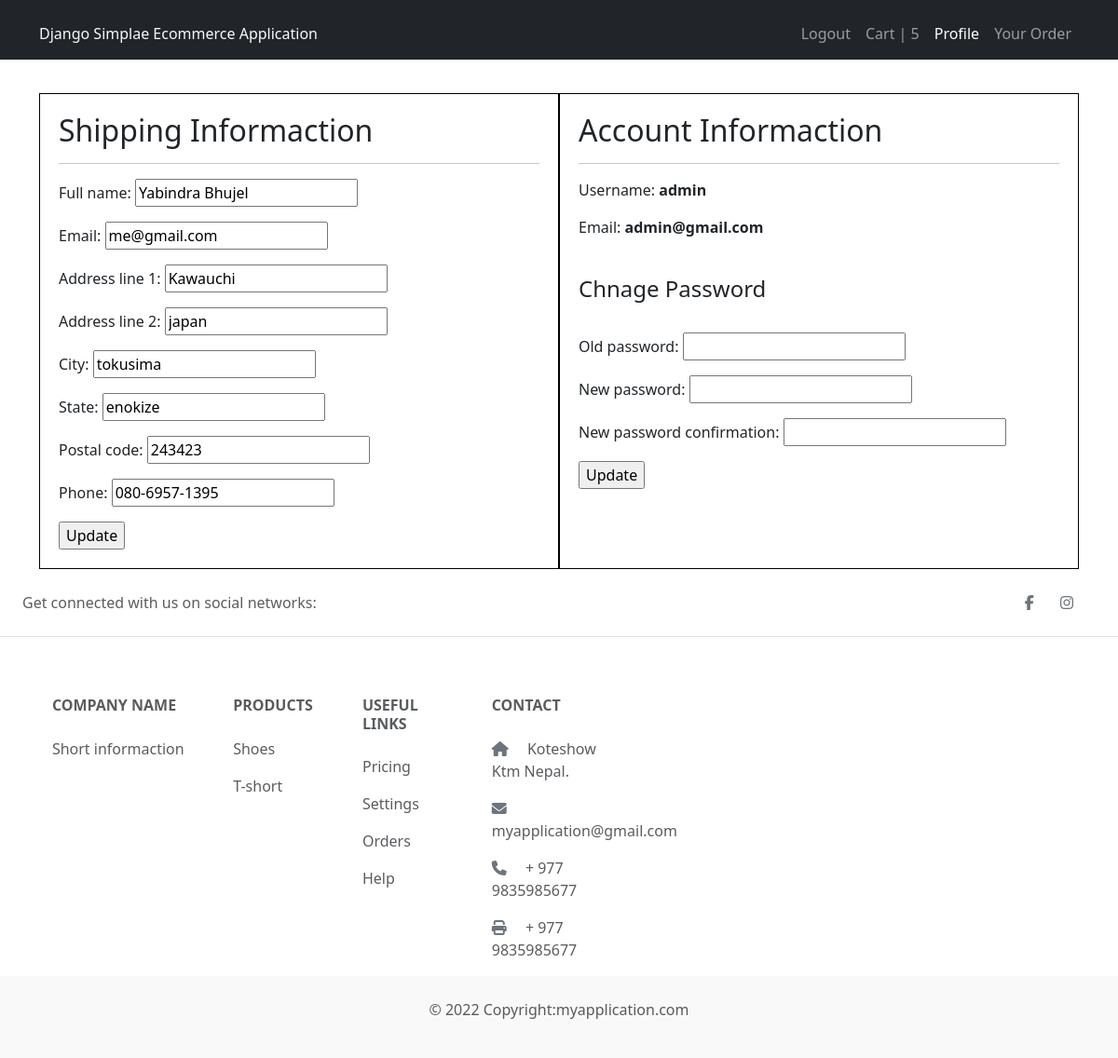
Screenshot of /account/profile/5 (signed in) with the database file from the repository.
### checkout/models.py (models this page shows, shortened)
class Customer(models.Model):
    user = models.ForeignKey(User, on_delete=models.CASCADE, null=True, blank=True)
    full_name = models.CharField(max_length=100)
    email = models.CharField(max_length=100)
    address_line_1 = models.CharField(max_length=100, blank=True, null=True)
    address_line_2 = models.CharField(max_length=100, blank=True, null=True)
    city = models.CharField(max_length=50, blank= True, null=True)
    state = models.CharField(max_length=50, blank=True, null=True)
    postal_code = models.CharField(max_length=10, blank=True, null=True)
    phone = models.CharField(max_length=50,blank= True, null=True)

### account/views.py (the view)
# urls.py: path('profile/<int:id>', views.customerProfile, name='profile'),
@login_required(login_url='account/login')
def customerProfile(request, id):
    user = User.objects.get(id=request.user.id)
    customer = get_object_or_404(Customer, id = id)
    if request.method == 'POST':
        form = CustomerForm(request.POST, instance=customer)
        if form.is_valid():
            form.save()
            return redirect('/')
    if request.method == 'POST':
        passwordChange= PasswordChangeForm(user=request.user, data = request.POST)
        if passwordChange.is_valid():
            user = authenticate(username = request.user.username, password = passwordChange.cleaned_data['old_password'])
            if user is not None:
                user.set_password(passwordChange.cleaned_data['new_password1'])
                user.save()
                login(request, user)
                return redirect('product_list')
            else:
                messages.error(request, passwordChange.errors)
                return redirect('profile')
    else:
        form = CustomerForm(instance=customer)
        passwordChange = PasswordChangeForm(user==request.user)
        context = {
            'form': form,
            'customer': customer,
            'user': user,
            'passwordChange': passwordChange,
        }
        return render(request, 'account/profile.html', context)
    return render(request, 'account/profile.html')

### checkout/forms.py
class CustomerForm(forms.ModelForm):
    class Meta:
        model = Customer
        fields = ['full_name', 'email', 'address_line_1',
            'address_line_2', 'city', 'state', 'postal_code', 'phone']

### account/templates/account/profile.html (shortened to what this page needs)
{% extends 'shop/base.html' %}
{% block body %}
<div class="container">
    <div class="shopping-details">
        <h2>Shipping Informaction</h2><hr>
        <form method="POST">
            {{form.as_p}}
            <input type="submit" value="Update">
        </form>
    </div>
    <div class="account-details">
        <h2>Account Informaction</h2><hr>
        <p>Username: <strong>{{user.username}}</strong></p>
        {% if user.email %}
        <p>Email: <strong>{{user.email}}</strong></p>
        {% else %}
        <p>Email: <strong>Not Provided</strong></p>
        <br>
        {% endif %}
        <br>
        <h4>Chnage Password</h4>
        <br>
        <form method="POST">
            {{passwordChange.as_p}}
            <input type="submit" value="Update">
        </form>
    </div>
</div>
{% endblock %}

### shop/templates/shop/base.html (shortened to what this page needs)
{% load static %}
<!DOCTYPE html>
<html lang="en">
<head>
  <link href="{% static 'fontawesomefree/css/fontawesome.css' %}" rel="stylesheet"  type="text/css">
  <link href="{% static 'fontawesomefree/css/brands.css' %}" rel="stylesheet"  type="text/css">
  <link href="{% static 'fontawesomefree/css/solid.css' %}" rel="stylesheet"  type="text/css">
  <link href="{% static 'css/products_list.css' %}" rel="stylesheet"  type="text/css">
  <link href="{% static 'css/base.css' %}" rel="stylesheet"  type="text/css">
  <link href="https://cdn.jsdelivr.net/npm/bootstrap@5.3.0-alpha1/dist/css/bootstrap.min.css" rel="stylesheet">
  <link rel="stylesheet" href="https://cdn.jsdelivr.net/npm/bootstrap-icons@1.3.0/font/bootstrap-icons.css">
</head>
<body>
  {% url 'logout' as logout%}
  {% url 'login' as login%}
  {% url 'cart' as cart%}
  {% url 'profile' request.user.id as profile %}
  {% url 'register' as register %}
  {% url 'order' as order %}
<nav class="navbar navbar-expand-lg bg-dark navbar-dark pt-3 fixed-top">
  <div class="container">
    <a href="/" class="navbar-brnad text-light"> Django Simplae Ecommerce Application</a>
    <div class="collapse navbar-collapse" id="navmenu">
      <ul class="navbar-nav ms-auto">
        {% if user.is_authenticated %}
        <li class="nav-item " >
          <a  class="nav-link {% if request.path == logout %}active {% endif %} " href="{% url 'logout' %}">Logout</a>
        </li>
        <li class="navbar-nav">
          <a href="{% url 'cart' %}" class="nav-link {% if request.path == cart %}active {% endif %}">Cart | {% if cart %} {{ cart|length }}{% endif %}</a>
        </li>
        <li class="navbar-nav">
          <a href="{% url 'profile' id=request.user.id %}" class="nav-link {% if request.path == profile %}active {% endif %} ">Profile</a>
        </li>
        <li class="navbar-nav">
          <a href=" {% url 'order' %}" class="nav-link {% if request.path == order %}active {% endif %}">Your Order</a>
        </li>
        {% endif %}
      </ul>
    </div>
  </div>
</nav>
<div class="page-container">
{% block body %}
{% endblock %}
</div>
<footer class="text-center text-lg-start bg-white text-muted">
  <section class="d-flex justify-content-center justify-content-lg-between p-4 border-bottom">
    <div class="me-5 d-none d-lg-block">
      <span>Get connected with us on social networks:</span>
    </div>
    <div class="social">
      <a href="" class="me-4 link-secondary">
        <i class="fab fa-facebook-f"></i>
      </a>
      <a href="" class="me-4 link-secondary">
        <i class="fab fa-instagram"></i>
      </a>
    </div>
  </section>
  <section class="">
    <div class="container text-center text-md-start mt-5">
      <div class="row mt-3">
        <div class="col-md-3 col-lg-4 col-xl-3 mx-auto mb-4">
          <h6 class="text-uppercase fw-bold mb-4">
            Company name
          </h6>
          <p>
            Short informaction
          </p>
        </div>
        <div class="col-md-2 col-lg-2 col-xl-2 mx-auto mb-4">
          <h6 class="text-uppercase fw-bold mb-4">
            Products
          </h6>
          <p>
            <a href="#!" class="text-reset">Shoes</a>
          </p>
          <p>
            <a href="#!" class="text-reset">T-short</a>
          </p>
        </div>
        <div class="col-md-3 col-lg-2 col-xl-2 mx-auto mb-4">
          <h6 class="text-uppercase fw-bold mb-4">
            Useful links
          </h6>
          <p>
            <a href="#!" class="text-reset">Pricing</a>
          </p>
          <p>
            <a href="#!" class="text-reset">Settings</a>
          </p>
          <p>
            <a href="#!" class="text-reset">Orders</a>
          </p>
          <p>
            <a href="#!" class="text-reset">Help</a>
          </p>
        </div>
        <div class="col-md-4 col-lg-3 col-xl-3 mx-auto mb-md-0 mb-4">
          <h6 class="text-uppercase fw-bold mb-4">Contact</h6>
          <p><i class="fas fa-home me-3 text-secondary"></i> Koteshow Ktm Nepal.</p>
          <p>
            <i class="fas fa-envelope me-3 text-secondary"></i>myapplication@gmail.com
          </p>
          <p><i class="fas fa-phone me-3 text-secondary"></i> + 977 9835985677</p>
          <p><i class="fas fa-print me-3 text-secondary"></i> + 977 9835985677</p>
        </div>
      </div>
    </div>
  </section>
  <div class="text-center p-4" style="background-color: rgba(0, 0, 0, 0.025);">
    <p>© 2022 Copyright:myapplication.com</p>
  </div>
</footer>
</body>
</html>

### shop/static/css/products_list.css (style rules this page uses)
a { color: #0da9ef; text-decoration: none !important; }

### shop/static/css/base.css (style rules this page uses)
.active { background-color: #0da9ef; border-radius: 10px; }

### shop/templates/shop/base.html (style rules this page uses)
.page-container { margin-top: 100px; }

### account/templates/account/profile.html (style rules this page uses)
.container { display: flex; justify-content: space-between; }
.shopping-details { height: auto; width: 50%; border: 1px solid black; padding: 20px; }
.account-details { width: 50%; border: 1px solid black; padding: 20px; height: auto; }

### rows the page displays
Customer: full_name "Yabindra Bhujel", email "me@gmail.com", address_line_1 "Kawauchi", address_line_2 "japan", city "tokusima", state "enokize", postal_code "243423", phone "080-6957-1395"

### other values shown
{{ cart|length }} "5"
{{ user.username }} "admin"
{{ user.email }} "admin@gmail.com"
